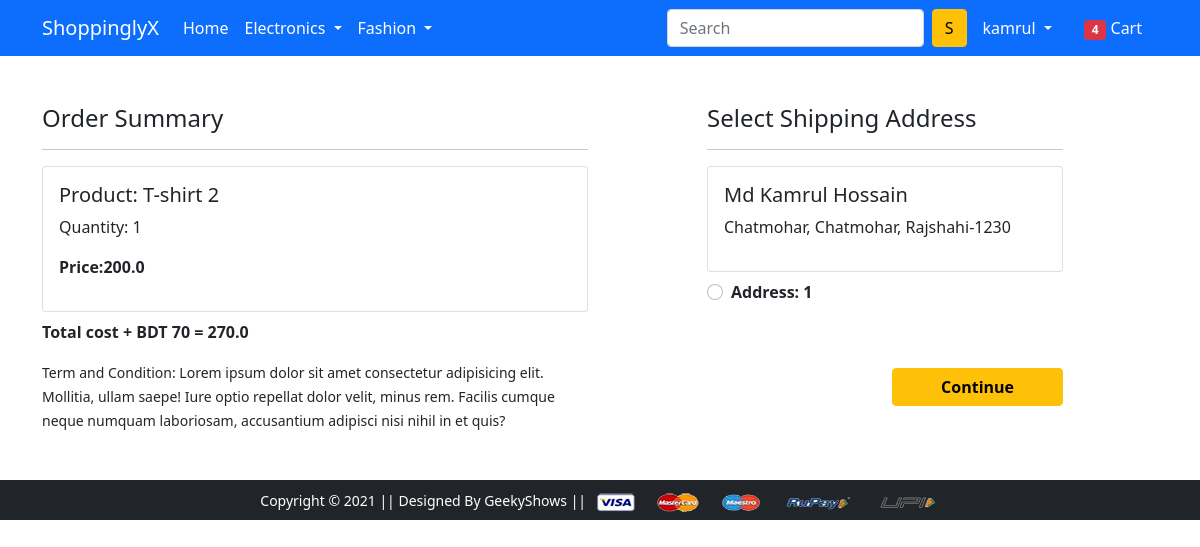
Screenshot of /checkout/ (signed in) with the database file from the repository.
### app/models.py (models this page shows, shortened)
class Cart(models.Model):
    user = models.ForeignKey(User,on_delete=models.CASCADE)
    product = models.ForeignKey(Product,on_delete=models.CASCADE)
    quantity = models.PositiveIntegerField(default=1)
    @property
    def total_cost(self):
        return self.quantity * self.product.discount_price

class Product(models.Model):
    title = models.CharField(max_length=100)
    selling_price = models.FloatField()
    discount_price =  models.FloatField()
    description = models.TextField()
    brand = models.CharField(max_length=50)
    category = models.CharField(choices=CATEGORY_CHOICES,max_length=2)
    product_img = models.ImageField(upload_to="productimg")

class Customer(models.Model):
    user = models.ForeignKey(User, on_delete=models.CASCADE)
    name = models.CharField(max_length=150)
    locality = models.CharField(max_length=150)
    city = models.CharField(max_length=50)
    zipcode = models.IntegerField()
    state = models.CharField(choices=STATE_CHOICES,max_length=50)

### app/views.py (the view)
# urls.py: path('checkout/', views.checkout, name='checkout'),
@login_required
def checkout(request):
 user = request.user
 add = Customer.objects.filter(user=user)
 cart_items = Cart.objects.filter(user=user)
 amount = 0.0
 shipping_amount = 70.00
 total_amount = 0.0
 cart_product = [p for p in Cart.objects.all() if p.user == request.user]
 if cart_product:
  for p in cart_product:
    tempamount =(p.quantity * p.product.discount_price)
    amount += tempamount
  total_amount = amount + shipping_amount
 return render(request, 'app/checkout.html',{"add":add,"total_amount":total_amount,"cart_items":cart_items})

### app/templates/app/checkout.html (shortened to what this page needs)
{% extends 'app/base.html' %}
{% load static %}
{% block main-content %}
<div class="container">
 <div class="row mt-5">
  <div class="col-sm-6">
    <h4>Order Summary</h4>
    <hr>
    {% for item in cart_items %}
      <div class="card mb-2">
        <div class="card-body">
          <h5>Product: {{item.product.title}}</h5>
          <p>Quantity: {{item.quantity}}</p>
          <p class="fw-bold">Price:{{item.total_cost}}</p>
        </div>
      </div>
      {% endfor %}
      <p class="fw-bold">Total cost + BDT 70 = {{total_amount}}</p>
    <small>Term and Condition: Lorem ipsum dolor sit amet consectetur adipisicing elit. Mollitia, ullam saepe! Iure optio repellat dolor velit, minus rem. Facilis cumque neque numquam laboriosam, accusantium adipisci nisi nihil in et quis?</small>
  </div>
  <div class="col-sm-4 offset-sm-1">
    <h4>Select Shipping Address</h4>
    <hr>
    <form action="/paymentdone">
      {% for ad in add %}
      <div class="card">
        <div class="card-body">
        <h5>{{ad.name}}</h5>
        <p>{{ad.locality}}, {{ad.city}}, {{ad.state}}-{{ad.zipcode}}</p>
        </div>
      </div>
        <div class="form-check mt-2 mb-5">
          <input class="form-check-input" type="radio" name="custid" id="custadd{{forloop.counter}}" value="{{ad.id}}">
          <label class="form-check-label fw-bold" for="custadd{{forloop.counter}}">
            Address: {{forloop.counter}} </label>
        </div>
        {% endfor %}
        <div class="text-end">
          <button type="submit" class="btn btn-warning mt-3 px-5 fw-bold">Continue</button>
        </div>
      </form>
    </div>
  </div>
</div>
{% endblock main-content %}

### app/templates/app/base.html (shortened to what this page needs)
<!doctype html>
{% load static %}
<html lang="en">
  <head>
    <link href="https://cdn.jsdelivr.net/npm/bootstrap@5.0.0-beta1/dist/css/bootstrap.min.css" rel="stylesheet">
    <link rel="stylesheet" href="{% static 'app/css/owl.carousel.min.css' %}">
    <link rel="stylesheet" href="{% static 'app/css/all.min.css' %}">
    <link rel="stylesheet" href="{% static 'app/css/style.css' %}">
  </head>
  <body>
    <nav class="navbar navbar-expand-lg navbar-dark bg-primary">
     <div class="container">
       <a class="navbar-brand" href="/">ShoppinglyX</a>
       <div class="collapse navbar-collapse" id="navbarSupportedContent">
         <ul class="navbar-nav me-auto mb-2 mb-lg-0">
           <li class="nav-item">
             <a class="nav-link active" aria-current="page" href="/">Home</a>
           </li>
           <li class="nav-item dropdown">
             <a class="nav-link dropdown-toggle text-white" href="#" id="electronicsDropdown" role="button" data-bs-toggle="dropdown" aria-expanded="false">
               Electronics
             </a>
           </li>
           <li class="nav-item dropdown">
             <a class="nav-link dropdown-toggle text-white" href="#" id="fashionDropdown" role="button" data-bs-toggle="dropdown" aria-expanded="false">
               Fashion
             </a>
           </li>
         </ul>
         <form class="d-flex">
           <input class="form-control me-2" type="search" placeholder="Search" aria-label="Search">
           <button class="btn btn-warning" type="submit">S</button>
         </form>
         <div>
          <ul class="navbar-nav me-auto mb-2 mb-lg-0">
            {% if request.user.is_authenticated %}
           <li class="nav-item dropdown mx-2">
              <a class="nav-link dropdown-toggle text-white" href="#" id="profileDropdown" role="button" data-bs-toggle="dropdown" aria-expanded="false">
                {{request.user}}
              </a>
            </li>
            <li class="nav-item mx-2">
             <a href="{% url 'cart' %}" class="nav-link text-white"><span class="badge bg-danger">4</span> Cart </a>
            </li>
          {% endif %}
         </div>
       </div>
     </div>
    </nav>
    {% block main-content %} {% endblock main-content %}
    <footer class="container-fluid bg-dark text-center p-2 mt-5">
        <small class="text-white">Copyright &copy; 2021 || Designed By GeekyShows || </small>
        <img src="{% static 'app/images/payment.png' %}" alt="" srcset="" class="img-fluid" height="2px">
    </footer>
  </body>
</html>

### rows the page displays
Cart: product "T-shirt 2", quantity "1", total_cost "200.0"
Customer: name "Md Kamrul Hossain", locality "Chatmohar", city "Chatmohar", state "Rajshahi", zipcode "1230"

### other values shown
{{ request.user }} "kamrul"
{{ total_amount }} "270.0"
